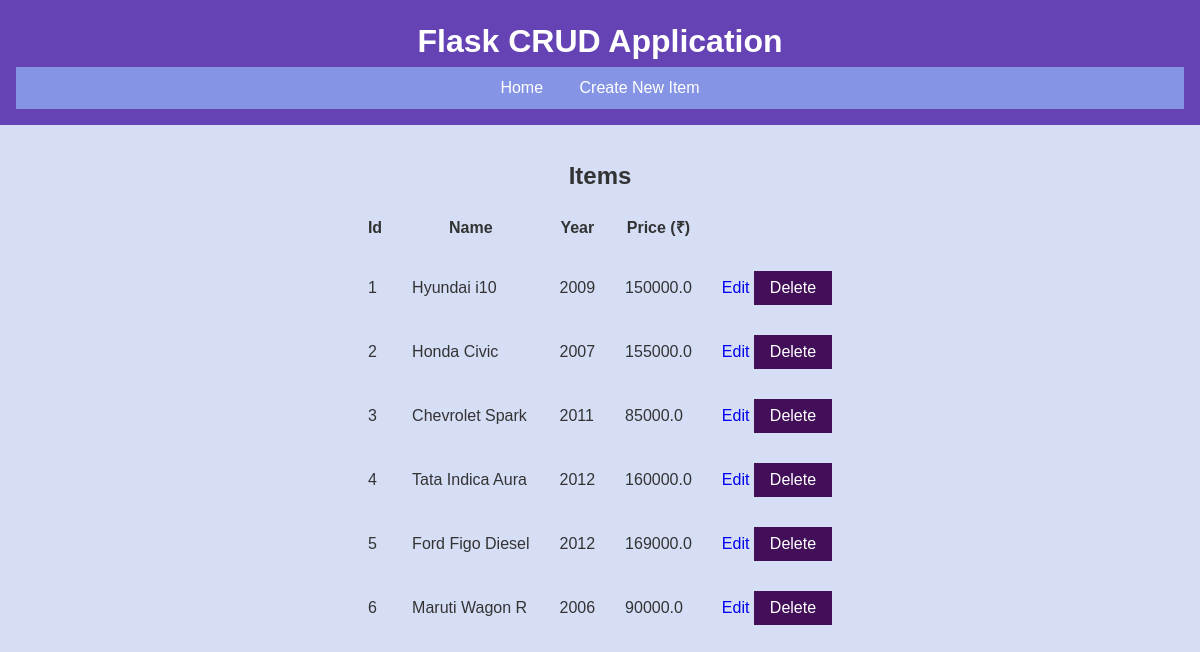
The page / on the database its author committed.
### tables this page shows
CREATE TABLE items (
                id INTEGER PRIMARY KEY AUTOINCREMENT,
                name TEXT NOT NULL,
                year INTEGER NOT NULL,
                price REAL NOT NULL
            );

### app.py (the view)
@app.route('/')
def index():
    conn = connection()
    if conn is None:
        return "Error connecting to database"
    create_table(conn)
    items = conn.execute('SELECT * FROM items').fetchall()
    conn.close()
    return render_template('index.html', items=items)

### app.py (called while the page is built)
def connection():
    try:
        conn = s.connect(DATABASE)
        conn.row_factory = s.Row
        return conn
    except s.Error as e:
        print(f"Error connecting to database: {e}")
        return None

def create_table(conn):
    try:
        conn.execute('''
            CREATE TABLE IF NOT EXISTS items (
                id INTEGER PRIMARY KEY,
                name TEXT NOT NULL,
                year INTEGER NOT NULL,
                price REAL NOT NULL
            )
        ''')
    except s.Error as e:
        print(f"Error creating table: {e}")

### templates/index.html (shortened to what this page needs)
<!doctype html>
<html lang="en">
<head>
    <link rel="stylesheet" href="{{ url_for('static', filename='style.css') }}">
</head>
<body>
    <header>
        <h1>Flask CRUD Application</h1>
        <nav>
            <a href="{{ url_for('index') }}">Home</a>
            <a href="{{ url_for('create') }}">Create New Item</a>
        </nav>
    </header>
    <main>
        <h2>Items</h2>
        <table>
            <thead>
                <tr>
                    <th>Id</th>
                    <th>Name</th>
                    <th>Year</th>
                    <th>Price (₹)</th>
                </tr>
            </thead>
            <tbody>
                {% for item in items %}
                <tr>
                    <td>{{ item.id }}</td>
                    <td>{{ item.name }}</td>
                    <td>{{ item.year }}</td>
                    <td>{{ item.price }}</td>
                    <td class="edit-delete">
                        <a href="{{ url_for('update', id=item.id) }}">Edit</a>
                        <form action="{{ url_for('delete', id=item.id) }}" method="post" style="display:inline;">
                            <button type="submit">Delete</button>
                        </form>
                    </td>
                </tr>
                {% endfor %}
            </tbody>
        </table>
    </main>
</body>
</html>

### static/style.css (style rules this page uses)
* { box-sizing: border-box; margin: 0; padding: 0; }
body { font-family: Arial, sans-serif; line-height: 1.6; color: #333; background-color: #d5def5; }
header { background-color: #6643b5; color: #fff; padding: 1em; text-align: center; }
header h1 { margin: 0; }
nav { background-color: #8594e4; padding: 0.5em; text-align: center; }
nav a { color: #fff; text-decoration: none; margin: 0 1em; }
a { text-decoration: none; }
main { display: flex; flex-direction: column; align-items: center; padding: 2em; }
h2 { margin-top: 0; }
button[type="submit"] { background-color: #430f58; color: #fff; border: none; padding: 0.5em 1em; font-size: 1em; cursor: pointer; }
table { border-spacing: 10px; border-collapse: separate; }
th, td { padding: 10px; }

### rows shown on the page
items: id "1", name "Hyundai i10", year "2009", price "150000.0"
items: id "2", name "Honda Civic", year "2007", price "155000.0"
items: id "3", name "Chevrolet Spark", year "2011", price "85000.0"
items: id "4", name "Tata Indica Aura", year "2012", price "160000.0"
items: id "5", name "Ford Figo Diesel", year "2012", price "169000.0"
items: id "6", name "Maruti Wagon R", year "2006", price "90000.0"
